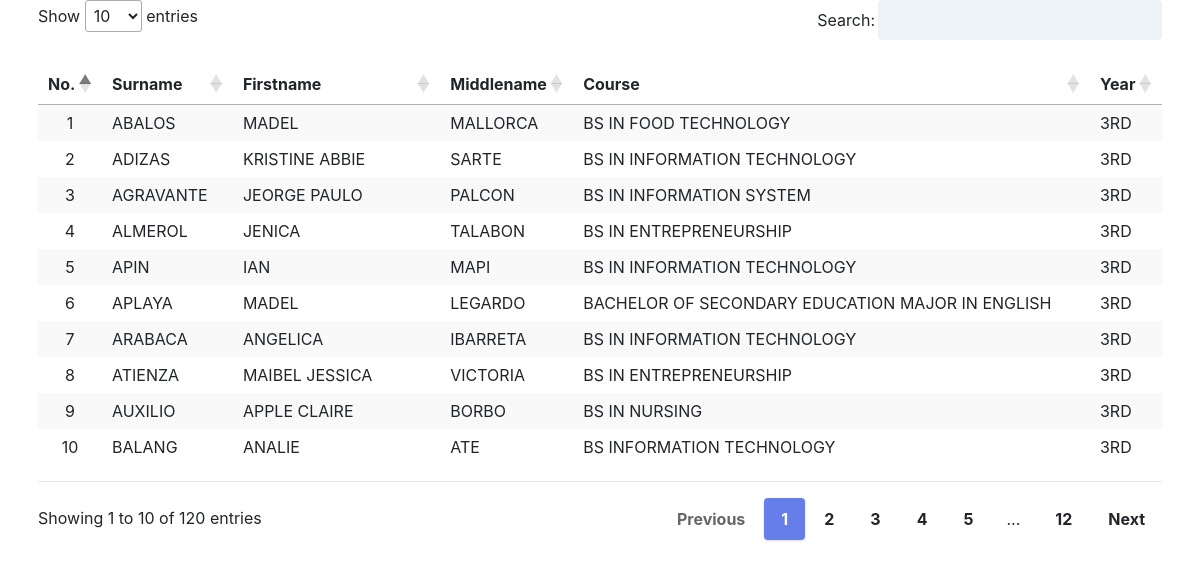
The app's page /php/user/datatables.php with its own data.
### tables this page shows
CREATE TABLE `regist_db` (
  `reg_id` int(128) NOT NULL,
  `reg_user` varchar(128) NOT NULL,
  `reg_given` varchar(128) NOT NULL,
  `reg_middle` varchar(128) NOT NULL,
  `reg_course` varchar(128) NOT NULL,
  `reg_year` varchar(128) NOT NULL,
  `reg_atm` varchar(128) NOT NULL
);

### php/user/datatables.php (the view, shortened to what this page needs)
<link href="https://cdn.datatables.net/1.10.19/css/jquery.dataTables.min.css" rel="stylesheet">
<link href="https://cdn.datatables.net/responsive/2.2.3/css/responsive.dataTables.min.css" rel="stylesheet">
<link rel="stylesheet" href="https://maxcdn.bootstrapcdn.com/bootstrap/4.0.0/css/bootstrap.min.css">
<div class="container w-full md:w-4/5 xl:w-3/5  mx-auto px-2" style="width: 100%;">
    <div id='recipients' class="p-8 mt-6 lg:mt-0 rounded shadow bg-white">
        <table id="example" class="stripe hover" style="width:100%; padding-top: 1em;  padding-bottom: 1em;">
            <thead>
                <tr>
                    <th>No.</th>
                    <th>Surname</th>
                    <th>Firstname</th>
                    <th>Middlename</th>
                    <th>Course</th>
                    <th>Year</th>
                </tr>
            </thead>
            <tbody>
                <?php
                include_once '../ess/connect.php';
                $zikyuel = "SELECT * FROM regist_db WHERE reg_atm = 'with ATM' ORDER BY reg_user ASC ";
                $rezhult = mysqli_query($con, $zikyuel);
                $rezhultsheeeyk = mysqli_num_rows($rezhult);
                $aydi = 1;
                if ($rezhultsheeeyk > 0) {
                    while ($registereee = mysqli_fetch_assoc($rezhult)) {
                        echo '
<tr class="mob1">
      <td scope="row" align=center>' . $aydi . '</td>
      <td class="text-uppercase">' . $registereee['reg_user'] . '</td>
      <td class="text-uppercase">' . $registereee['reg_given'] . '</td>
      <td class="text-uppercase">' . $registereee['reg_middle'] . ' </td>
      <td class="text-uppercase">' . $registereee['reg_course'] . '</td>
      <td class="text-uppercase">' . $registereee['reg_year'] . '</td>
    </tr>
';
                        $aydi++;
                    }
                }
                ?>
            </tbody>
        </table>
    </div>
</div>

### php/user/datatables.php (style rules this page uses)
table.dataTable.no-footer { border-bottom: 1px solid #e2e8f0; margin-top: 0.75em; margin-bottom: 0.75em; }

### records on screen
regist_db: reg_user "ABALOS", reg_given "MADEL", reg_middle "MALLORCA", reg_course "BS IN FOOD TECHNOLOGY", reg_year "3RD"
regist_db: reg_user "ADIZAS", reg_given "KRISTINE ABBIE", reg_middle "SARTE", reg_course "BS IN INFORMATION TECHNOLOGY", reg_year "3RD"
regist_db: reg_user "AGRAVANTE", reg_given "JEORGE PAULO", reg_middle "PALCON", reg_course "BS IN INFORMATION SYSTEM", reg_year "3RD"
regist_db: reg_user "ALMEROL", reg_given "JENICA", reg_middle "TALABON", reg_course "BS IN ENTREPRENEURSHIP", reg_year "3RD"
regist_db: reg_user "APIN", reg_given "IAN", reg_middle "MAPI", reg_course "BS IN INFORMATION TECHNOLOGY", reg_year "3RD"
regist_db: reg_user "APLAYA", reg_given "MADEL", reg_middle "LEGARDO", reg_course "BACHELOR OF SECONDARY EDUCATION MAJOR IN ENGLISH", reg_year "3RD"
regist_db: reg_user "ARABACA", reg_given "ANGELICA", reg_middle "IBARRETA", reg_course "BS IN INFORMATION TECHNOLOGY", reg_year "3RD"
regist_db: reg_user "ATIENZA", reg_given "MAIBEL JESSICA", reg_middle "VICTORIA", reg_course "BS IN ENTREPRENEURSHIP", reg_year "3RD"
regist_db: reg_user "AUXILIO", reg_given "APPLE CLAIRE", reg_middle "BORBO", reg_course "BS IN NURSING", reg_year "3RD"
regist_db: reg_user "BALANG", reg_given "ANALIE", reg_middle "ATE", reg_course "BS INFORMATION TECHNOLOGY", reg_year "3RD"
